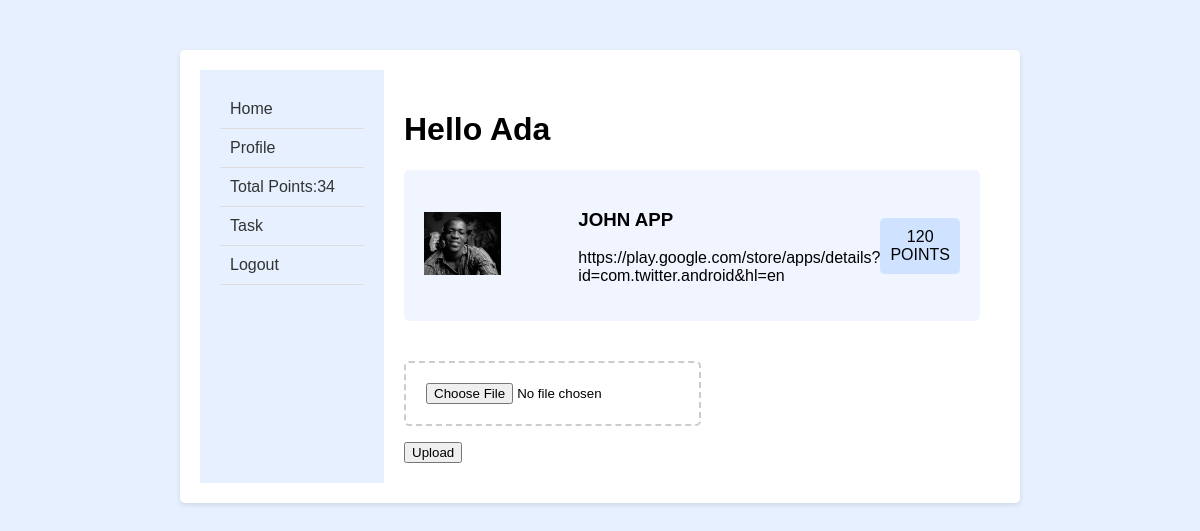
Screenshot of /submit_task/10 (signed in) with the database file from the repository.
### mytask/models.py (models this page shows, shortened)
class UserProfile(models.Model):
    user = models.OneToOneField(MyUsers, on_delete = models.CASCADE,related_name='auth_users')
    total_points =models.IntegerField( default=0, blank=True)
    number_of_task_completed = models.IntegerField(default=0,blank=True)
    def __str__(self):
        return self.user.username

class MyUsers(AbstractBaseUser,PermissionsMixin):
    class Role(models.TextChoices):
        ADMIN = 'ADMIN','Admin'
        USER = 'USER','User'
    user_type = models.CharField(max_length=50, choices=Role.choices)
    username = models.CharField(max_length=255,null=True,unique=True)
    email = models.EmailField(_("email address"), unique=True)
    created_at  = models.DateTimeField(default=timezone.now)
    is_staff = models.BooleanField(default=False)
    is_superuser = models.BooleanField(default=False)
    is_active = models.BooleanField(default=False)
    objects =  CustomUserManager()
    USERNAME_FIELD = "email"
    REQUIRED_FIELDS = ['username']

class AdminApps(models.Model):
    class Category(models.TextChoices):
        SOCIAL = 'SOCIAL','Social'
        SPORTS = 'SPORTS','Sports'
        ENTERTAINMENT = 'ENTERTAINMENT','Entertainment'
        EDUCATION = 'EDUCATION','Education'
        EXCERCISE = 'EXCERCISE','Exercise'
    name = models.CharField(max_length=50,null=True,unique=True)
    points_reward = models.CharField(max_length=255,null=True)
    app_icon = models.ImageField( null=True)
    app_store_link = models.URLField()
    category = models.CharField(max_length=50, choices=Category.choices)
    def __str__(self):
        return self.name

### mytask/views.py (the view, shortened to what this page needs)
# urls.py: path('submit_task/<int:app_id>',views.submit_task, name='submit_task'),
def submit_task(request,app_id):
    app=AdminApps.objects.get(id=app_id)
    user = UserProfile.objects.get(user=request.user)
    person = MyUsers.objects.get(email=request.user.email)
    context = {'app':app,'user':user}
    return render(request,'mytask/drop.html',context)

### mytask/templates/mytask/drop.html (shortened to what this page needs)
<!DOCTYPE html>
<html>
<head>
</head>
<body>
    <div class="container">
        <div class="sidebar">
            <a href="{% url 'homepage' %}">Home</a>
            <a href="#">Profile</a>
            <a href="">Total Points:{{user.total_points}}</a>
            <a href="{% url 'view_all_app' %}">Task</a>
            <a href="{% url 'logout' %}">Logout</a>
        </div>
        <div class="content">
            <h1>Hello {{user}} </h1>
            <div class="task-card">
                <div class = 'box'> <img src= "{{app.app_icon.url}}" alt="logo"></div>
                <div class="task-details">
                    <h3>{{app}}</h3>
                    <p>{{app.app_store_link}}</p>
                </div>
                <div class="task-points">
                    {{app.points_reward}} POINTS
                </div>
            </div>
            <form id="upload-form" action="{% url 'submit_task' app.id %}" method="post" enctype="multipart/form-data">
                <div>
                    <input class="dropzone" type="file" name="screenshot">
                </div>
                <input type="submit" value="Upload">
            </form>
        </div>
    </div>
</body>
</html>

### mytask/templates/mytask/drop.html (style rules this page uses)
body { font-family: sans-serif; margin: 0; padding: 0; background-color: #e6f0ff; }
.box img { width: 50%; object-fit: fill; }
.container { width: 80%; max-width: 800px; margin: 50px auto; padding: 20px; background-color: #fff; border-radius: 5px; box-shadow: 0 2px 5px rgba(0, 0, 0, 0.1); display: flex; }
.sidebar { width: 20%; padding: 20px; background-color: #e6f0ff; }
.sidebar a { display: block; padding: 10px; text-decoration: none; color: #333; border-bottom: 1px solid #ddd; }
.content { width: 80%; padding: 20px; }
.task-card { background-color: #f0f5ff; border-radius: 5px; padding: 20px; margin-bottom: 20px; display: flex; align-items: center; }
.task-details { flex-grow: 1; }
.task-points { background-color: #cfe2ff; padding: 10px; border-radius: 5px; text-align: center; }
.dropzone { border: 2px dashed #ccc; border-radius: 5px; text-align: center; padding: 20px; margin-top: 20px; cursor: pointer; }

### rows the page displays
UserProfile: total_points "34", user.username "Ada"
AdminApps: app_icon (picture), name "JOHN APP", app_store_link "https://play.google.com/store/apps/details?id=com.twitter.android&hl=en", points_reward "120"
